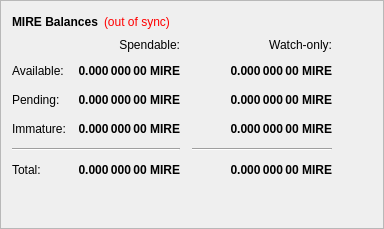
        <widget class="QFrame" name="frame">
         <property name="frameShape">
          <enum>QFrame::StyledPanel</enum>
         </property>
         <property name="frameShadow">
          <enum>QFrame::Raised</enum>
         </property>
         <layout class="QVBoxLayout" name="verticalLayout_4">
          <item>
           <layout class="QHBoxLayout" name="horizontalLayout_4">
            <item>
             <widget class="QLabel" name="label_5">
              <property name="font">
               <font>
                <weight>75</weight>
                <bold>true</bold>
               </font>
              </property>
              <property name="text">
               <string>MIRE Balances</string>
              </property>
             </widget>
            </item>
            <item>
             <widget class="QLabel" name="labelWalletStatus">
              <property name="cursor">
               <cursorShape>WhatsThisCursor</cursorShape>
              </property>
              <property name="toolTip">
               <string>The displayed information may be out of date. Your wallet automatically synchronizes with the Mire network after a connection is established, but this process has not completed yet.</string>
              </property>
              <property name="styleSheet">
               <string notr="true">QLabel { color: red; }</string>
              </property>
              <property name="text">
               <string notr="true">(out of sync)</string>
              </property>
              <property name="alignment">
               <set>Qt::AlignLeading|Qt::AlignLeft|Qt::AlignVCenter</set>
              </property>
             </widget>
            </item>
            <item>
             <spacer name="horizontalSpacer_3">
              <property name="orientation">
               <enum>Qt::Horizontal</enum>
              </property>
              <property name="sizeHint" stdset="0">
               <size>
                <width>40</width>
                <height>20</height>
               </size>
              </property>
             </spacer>
            </item>
           </layout>
          </item>
          <item>
           <layout class="QGridLayout" name="gridLayout">
            <property name="spacing">
             <number>12</number>
            </property>
            <item row="2" column="2">
             <widget class="QLabel" name="labelWatchPending">
              <property name="font">
               <font>
                <weight>75</weight>
                <bold>true</bold>
               </font>
              </property>
              <property name="cursor">
               <cursorShape>IBeamCursor</cursorShape>
              </property>
              <property name="toolTip">
               <string>Unconfirmed transactions to watch-only addresses</string>
              </property>
              <property name="text">
               <string notr="true">0.000 000 00 MIRE</string>
              </property>
              <property name="alignment">
               <set>Qt::AlignRight|Qt::AlignTrailing|Qt::AlignVCenter</set>
              </property>
              <property name="textInteractionFlags">
               <set>Qt::LinksAccessibleByMouse|Qt::TextSelectableByKeyboard|Qt::TextSelectableByMouse</set>
              </property>
             </widget>
            </item>
            <item row="2" column="1">
             <widget class="QLabel" name="labelUnconfirmed">
              <property name="font">
               <font>
                <weight>75</weight>
                <bold>true</bold>
               </font>
              </property>
              <property name="cursor">
               <cursorShape>IBeamCursor</cursorShape>
              </property>
              <property name="toolTip">
               <string>Total of transactions that have yet to be confirmed, and do not yet count toward the spendable balance</string>
              </property>
              <property name="text">
               <string notr="true">0.000 000 00 MIRE</string>
              </property>
              <property name="alignment">
               <set>Qt::AlignRight|Qt::AlignTrailing|Qt::AlignVCenter</set>
              </property>
              <property name="textInteractionFlags">
               <set>Qt::LinksAccessibleByMouse|Qt::TextSelectableByKeyboard|Qt::TextSelectableByMouse</set>
              </property>
             </widget>
            </item>
            <item row="3" column="2">
             <widget class="QLabel" name="labelWatchImmature">
              <property name="font">
               <font>
                <weight>75</weight>
                <bold>true</bold>
               </font>
              </property>
              <property name="cursor">
               <cursorShape>IBeamCursor</cursorShape>
              </property>
              <property name="toolTip">
               <string>Staked or masternode rewards in watch-only addresses that has not yet matured</string>
              </property>
              <property name="text">
               <string notr="true">0.000 000 00 MIRE</string>
              </property>
              <property name="alignment">
               <set>Qt::AlignRight|Qt::AlignTrailing|Qt::AlignVCenter</set>
              </property>
              <property name="textInteractionFlags">
               <set>Qt::LinksAccessibleByMouse|Qt::TextSelectableByKeyboard|Qt::TextSelectableByMouse</set>
              </property>
             </widget>
            </item>
            <item row="4" column="0" colspan="2">
             <widget class="Line" name="lineSpendableBalance">
              <property name="orientation">
               <enum>Qt::Horizontal</enum>
              </property>
             </widget>
            </item>
            <item row="4" column="2">
             <widget class="Line" name="lineWatchBalance">
              <property name="sizePolicy">
               <sizepolicy hsizetype="Preferred" vsizetype="Fixed">
                <horstretch>0</horstretch>
                <verstretch>0</verstretch>
               </sizepolicy>
              </property>
              <property name="minimumSize">
               <size>
                <width>140</width>
                <height>0</height>
               </size>
              </property>
              <property name="orientation">
               <enum>Qt::Horizontal</enum>
              </property>
             </widget>
            </item>
            <item row="5" column="0">
             <widget class="QLabel" name="labelTotalText">
              <property name="text">
               <string>Total:</string>
              </property>
             </widget>
            </item>
            <item row="3" column="1">
             <widget class="QLabel" name="labelImmature">
              <property name="font">
               <font>
                <weight>75</weight>
                <bold>true</bold>
               </font>
              </property>
              <property name="cursor">
               <cursorShape>IBeamCursor</cursorShape>
              </property>
              <property name="toolTip">
               <string>Staked or masternode rewards that has not yet matured</string>
              </property>
              <property name="text">
               <string notr="true">0.000 000 00 MIRE</string>
              </property>
              <property name="alignment">
               <set>Qt::AlignRight|Qt::AlignTrailing|Qt::AlignVCenter</set>
              </property>
              <property name="textInteractionFlags">
               <set>Qt::LinksAccessibleByMouse|Qt::TextSelectableByKeyboard|Qt::TextSelectableByMouse</set>
              </property>
             </widget>
            </item>
            <item row="2" column="3">
             <spacer name="horizontalSpacer_2">
              <property name="orientation">
               <enum>Qt::Horizontal</enum>
              </property>
              <property name="sizeHint" stdset="0">
               <size>
                <width>40</width>
                <height>20</height>
               </size>
              </property>
             </spacer>
            </item>
            <item row="3" column="0">
             <widget class="QLabel" name="labelImmatureText">
              <property name="text">
               <string>Immature:</string>
              </property>
             </widget>
            </item>
            <item row="5" column="1">
             <widget class="QLabel" name="labelTotal">
              <property name="font">
               <font>
                <weight>75</weight>
                <bold>true</bold>
               </font>
              </property>
              <property name="cursor">
               <cursorShape>IBeamCursor</cursorShape>
              </property>
              <property name="toolTip">
               <string>Your current total balance</string>
              </property>
              <property name="text">
               <string notr="true">0.000 000 00 MIRE</string>
              </property>
              <property name="alignment">
               <set>Qt::AlignRight|Qt::AlignTrailing|Qt::AlignVCenter</set>
              </property>
              <property name="textInteractionFlags">
               <set>Qt::LinksAccessibleByMouse|Qt::TextSelectableByKeyboard|Qt::TextSelectableByMouse</set>
              </property>
             </widget>
            </item>
            <item row="5" column="2">
             <widget class="QLabel" name="labelWatchTotal">
              <property name="font">
               <font>
                <weight>75</weight>
                <bold>true</bold>
               </font>
              </property>
              <property name="cursor">
               <cursorShape>IBeamCursor</cursorShape>
              </property>
              <property name="toolTip">
               <string>Current total balance in watch-only addresses</string>
              </property>
              <property name="text">
               <string notr="true">0.000 000 00 MIRE</string>
              </property>
              <property name="alignment">
               <set>Qt::AlignRight|Qt::AlignTrailing|Qt::AlignVCenter</set>
              </property>
              <property name="textInteractionFlags">
               <set>Qt::LinksAccessibleByMouse|Qt::TextSelectableByKeyboard|Qt::TextSelectableByMouse</set>
              </property>
             </widget>
            </item>
            <item row="0" column="2">
             <widget class="QLabel" name="labelWatchonly">
              <property name="text">
               <string>Watch-only:</string>
              </property>
              <property name="alignment">
               <set>Qt::AlignRight|Qt::AlignTrailing|Qt::AlignVCenter</set>
              </property>
             </widget>
            </item>
            <item row="1" column="0">
             <widget class="QLabel" name="labelBalanceText">
              <property name="text">
               <string>Available:</string>
              </property>
             </widget>
            </item>
            <item row="1" column="1">
             <widget class="QLabel" name="labelBalance">
              <property name="font">
               <font>
                <weight>75</weight>
                <bold>true</bold>
               </font>
              </property>
              <property name="cursor">
               <cursorShape>IBeamCursor</cursorShape>
              </property>
              <property name="toolTip">
               <string>Your current spendable balance</string>
              </property>
              <property name="text">
               <string notr="true">0.000 000 00 MIRE</string>
              </property>
              <property name="alignment">
               <set>Qt::AlignRight|Qt::AlignTrailing|Qt::AlignVCenter</set>
              </property>
              <property name="textInteractionFlags">
               <set>Qt::LinksAccessibleByMouse|Qt::TextSelectableByKeyboard|Qt::TextSelectableByMouse</set>
              </property>
             </widget>
            </item>
            <item row="1" column="2">
             <widget class="QLabel" name="labelWatchAvailable">
              <property name="font">
               <font>
                <weight>75</weight>
                <bold>true</bold>
               </font>
              </property>
              <property name="cursor">
               <cursorShape>IBeamCursor</cursorShape>
              </property>
              <property name="toolTip">
               <string>Your current balance in watch-only addresses</string>
              </property>
              <property name="text">
               <string notr="true">0.000 000 00 MIRE</string>
              </property>
              <property name="alignment">
               <set>Qt::AlignRight|Qt::AlignTrailing|Qt::AlignVCenter</set>
              </property>
              <property name="textInteractionFlags">
               <set>Qt::LinksAccessibleByMouse|Qt::TextSelectableByKeyboard|Qt::TextSelectableByMouse</set>
              </property>
             </widget>
            </item>
            <item row="2" column="0">
             <widget class="QLabel" name="labelPendingText">
              <property name="text">
               <string>Pending:</string>
              </property>
             </widget>
            </item>
            <item row="0" column="1">
             <widget class="QLabel" name="labelSpendable">
              <property name="text">
               <string>Spendable:</string>
              </property>
              <property name="alignment">
               <set>Qt::AlignRight|Qt::AlignTrailing|Qt::AlignVCenter</set>
              </property>
             </widget>
            </item>
           </layout>
          </item>
          <item>
           <spacer name="verticalSpacer_4">
            <property name="orientation">
             <enum>Qt::Vertical</enum>
            </property>
            <property name="sizeHint" stdset="0">
             <size>
              <width>20</width>
              <height>40</height>
             </size>
            </property>
           </spacer>
          </item>
         </layout>
        </widget>
